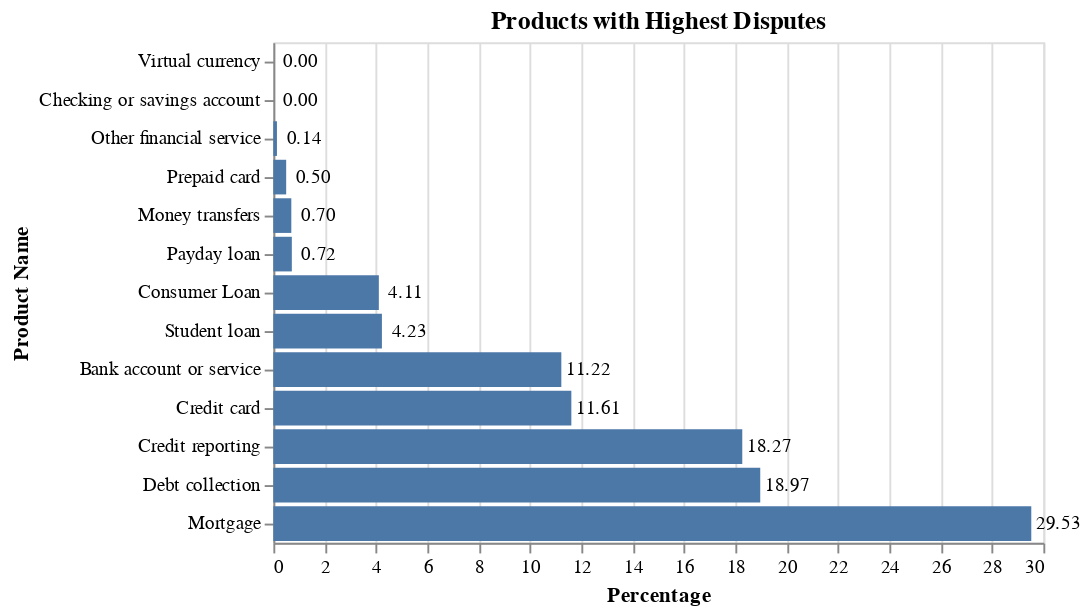

Notebook code for this chart:
### Code cell
product_disp = round(complaints_df["product"].value_counts() / len(complaints_df["product"]) * 100,2).to_frame()
product_disp['Product Name'] = product_disp.index

x = alt.Chart(product_disp, title='Products with Highest Disputes').mark_bar().encode(
    x=alt.X('product', title='Percentage'),
    y=alt.Y('Product Name', sort='x')
)

x + x.mark_text(align = 'center', 
    baseline = 'bottom', 
    dx = 14,
    dy = 5, 
    fontSize = 10,).encode(
    text = alt.Text('product:Q', format='.2f')
)

### Figure 1 — Vega-Lite specification as saved in the notebook (floating-point values rounded to 4 significant figures)
{"config": {"view": {"continuousWidth": 400, "continuousHeight": 300}}, "layer": [{"mark": "bar", "encoding": {"x": {"field": "product", "title": "Percentage", "type": "quantitative"}, "y": {"field": "Product Name", "sort": "x", "type": "nominal"}}, "title": "Products with Highest Disputes"}, {"mark": {"type": "text", "align": "center", "baseline": "bottom", "dx": 14, "dy": 5, "fontSize": 10}, "encoding": {"text": {"field": "product", "format": ".2f", "type": "quantitative"}, "x": {"field": "product", "title": "Percentage", "type": "quantitative"}, "y": {"field": "Product Name", "sort": "x", "type": "nominal"}}, "title": "Products with Highest Disputes"}], "data": {"name": "data-cad6cf2923724411808f63e03e72cebd"}, "$schema": "https://vega.github.io/schema/vega-lite/v4.17.0.json", "datasets": {"data-cad6cf2923724411808f63e03e72cebd": [{"product": 29.53, "Product Name": "Mortgage"}, {"product": 18.97, "Product Name": "Debt collection"}, {"product": 18.27, "Product Name": "Credit reporting"}, {"product": 11.61, "Product Name": "Credit card"}, {"product": 11.22, "Product Name": "Bank account or service"}, {"product": 4.23, "Product Name": "Student loan"}, {"product": 4.11, "Product Name": "Consumer Loan"}, {"product": 0.72, "Product Name": "Payday loan"}, {"product": 0.7, "Product Name": "Money transfers"}, {"product": 0.5, "Product Name": "Prepaid card"}, {"product": 0.14, "Product Name": "Other financial service"}, {"product": 0.0, "Product Name": "Virtual currency"}, {"product": 0.0, "Product Name": "Checking or savings account"}]}}
